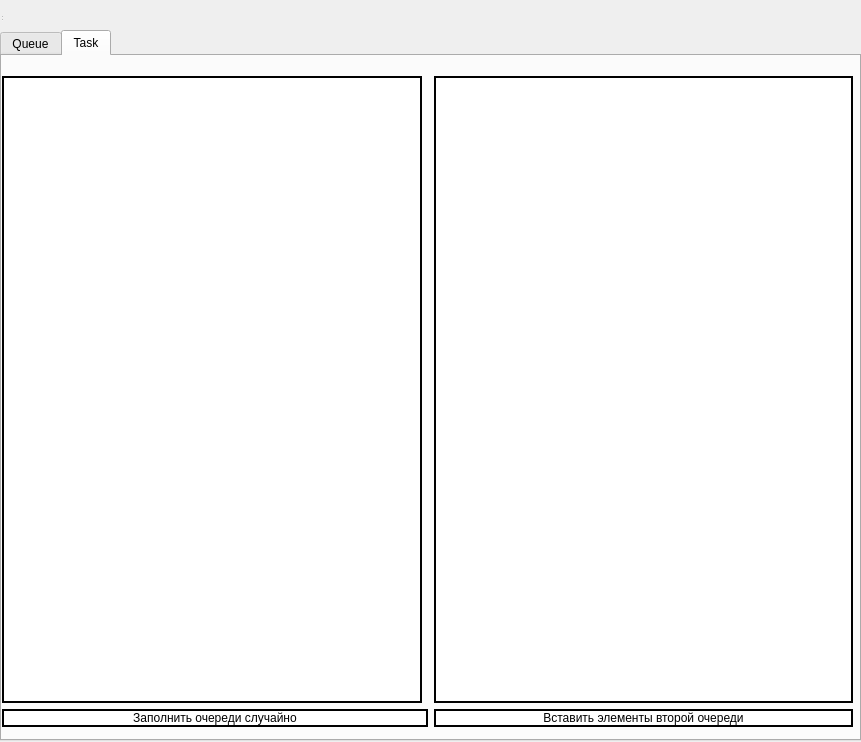
<?xml version="1.0" encoding="UTF-8"?>
<ui version="4.0">
 <class>main_window</class>
 <widget class="QWidget" name="main_window">
  <property name="geometry">
   <rect>
    <x>0</x>
    <y>0</y>
    <width>861</width>
    <height>742</height>
   </rect>
  </property>
  <property name="windowTitle">
   <string>main_window</string>
  </property>
  <widget class="QWidget" name="centralwidget" native="true">
   <property name="geometry">
    <rect>
     <x>0</x>
     <y>0</y>
     <width>861</width>
     <height>741</height>
    </rect>
   </property>
   <widget class="QTabWidget" name="tabWidget">
    <property name="geometry">
     <rect>
      <x>0</x>
      <y>30</y>
      <width>861</width>
      <height>711</height>
     </rect>
    </property>
    <property name="currentIndex">
     <number>1</number>
    </property>
    <widget class="QWidget" name="tab">
     <attribute name="title">
      <string>Queue</string>
     </attribute>
     <widget class="QWidget" name="gridLayoutWidget">
      <property name="geometry">
       <rect>
        <x>0</x>
        <y>0</y>
        <width>851</width>
        <height>651</height>
       </rect>
      </property>
      <layout class="QGridLayout" name="gridLayout">
       <item row="0" column="0" colspan="4">
        <widget class="QListWidget" name="demoMethodsList">
         <property name="styleSheet">
          <string notr="true">background-color: white;
font: 400 15pt &quot;Ubuntu&quot;;
border: 2px solid black;</string>
         </property>
        </widget>
       </item>
       <item row="1" column="1">
        <widget class="QPushButton" name="popButton">
         <property name="styleSheet">
          <string notr="true">background-color: white;
font: 400 15pt &quot;Ubuntu&quot;;
border: 2px solid black;</string>
         </property>
         <property name="text">
          <string>Pop</string>
         </property>
        </widget>
       </item>
       <item row="1" column="3">
        <widget class="QSpinBox" name="insertedElComboBox">
         <property name="styleSheet">
          <string notr="true">background-color: white;
font: 400 15pt &quot;Ubuntu&quot;;
border: 2px solid black;</string>
         </property>
        </widget>
       </item>
       <item row="1" column="0">
        <widget class="QPushButton" name="pushButton">
         <property name="styleSheet">
          <string notr="true">background-color: white;
font: 400 15pt &quot;Ubuntu&quot;;
border: 2px solid black;</string>
         </property>
         <property name="text">
          <string>Push</string>
         </property>
        </widget>
       </item>
       <item row="1" column="2">
        <widget class="QLabel" name="label">
         <property name="text">
          <string>Вставляемый элемент:</string>
         </property>
         <property name="alignment">
          <set>Qt::AlignRight|Qt::AlignTrailing|Qt::AlignVCenter</set>
         </property>
        </widget>
       </item>
      </layout>
     </widget>
    </widget>
    <widget class="QWidget" name="tab_2">
     <attribute name="title">
      <string>Task</string>
     </attribute>
     <widget class="QWidget" name="gridLayoutWidget_2">
      <property name="geometry">
       <rect>
        <x>0</x>
        <y>20</y>
        <width>851</width>
        <height>651</height>
       </rect>
      </property>
      <layout class="QGridLayout" name="gridLayout_2">
       <item row="1" column="2">
        <widget class="QPushButton" name="insertButton">
         <property name="styleSheet">
          <string notr="true">background-color: white;
font: 400 15pt &quot;Ubuntu&quot;;
border: 2px solid black;</string>
         </property>
         <property name="text">
          <string>Вставить элементы второй очереди</string>
         </property>
        </widget>
       </item>
       <item row="1" column="0" colspan="2">
        <widget class="QPushButton" name="fillButton">
         <property name="styleSheet">
          <string notr="true">background-color: white;
font: 400 15pt &quot;Ubuntu&quot;;
border: 2px solid black;</string>
         </property>
         <property name="text">
          <string>Заполнить очереди случайно</string>
         </property>
        </widget>
       </item>
       <item row="0" column="0">
        <widget class="QListWidget" name="queue1Widget">
         <property name="styleSheet">
          <string notr="true">background-color: white;
font: 400 15pt &quot;Ubuntu&quot;;
border: 2px solid black;</string>
         </property>
        </widget>
       </item>
       <item row="0" column="2">
        <widget class="QListWidget" name="queue2Widget">
         <property name="styleSheet">
          <string notr="true">background-color: white;
font: 400 15pt &quot;Ubuntu&quot;;
border: 2px solid black;</string>
         </property>
        </widget>
       </item>
      </layout>
     </widget>
    </widget>
   </widget>
  </widget>
  <widget class="QStatusBar" name="statusbar">
   <property name="geometry">
    <rect>
     <x>0</x>
     <y>0</y>
     <width>3</width>
     <height>22</height>
    </rect>
   </property>
  </widget>
 </widget>
 <resources/>
 <connections/>
</ui>
